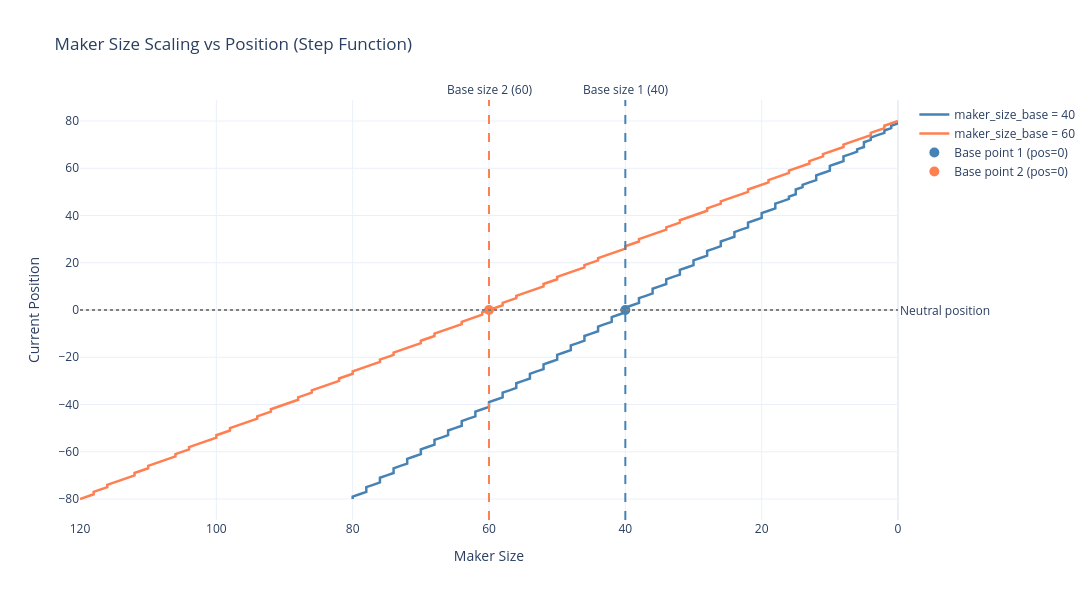

Notebook code for this chart:
### Code cell
import plotly.graph_objects as go
import numpy as np

def plot_maker_size_scaling_plotly(maker_size_base: int = 40, maker_size_base2: int = None, position_limit: int = 80):
    """
    Plot how maker_size scales with position (step function with interactive hover).
    Compare two different maker_size_base values.
    
    Args:
        maker_size_base: The first base maker size (default from params)
        maker_size_base2: The second base maker size for comparison (optional)
        position_limit: Your position limit (e.g., 80)
    """
    # Generate integer positions from -limit to +limit
    positions = np.arange(-position_limit, position_limit + 1, 1)
    
    # Calculate maker_size for each position: maker_size_base * (1 - position/limit)
    maker_sizes = maker_size_base * (1 - positions / position_limit)
    maker_sizes_int = np.round(maker_sizes).astype(int)
    
    # Create the plot
    fig = go.Figure()
    
    # Add first curve
    fig.add_trace(go.Scatter(
        x=maker_sizes_int,
        y=positions,
        mode='lines',
        line=dict(color='steelblue', width=2.5),
        name=f'maker_size_base = {maker_size_base}',
        hovertemplate='<b>Position:</b> %{y}<br><b>Maker Size:</b> %{x}<extra></extra>'
    ))
    
    # Add second curve if provided
    if maker_size_base2 is not None:
        maker_sizes2 = maker_size_base2 * (1 - positions / position_limit)
        maker_sizes_int2 = np.round(maker_sizes2).astype(int)
        
        fig.add_trace(go.Scatter(
            x=maker_sizes_int2,
            y=positions,
            mode='lines',
            line=dict(color='coral', width=2.5),
            name=f'maker_size_base = {maker_size_base2}',
            hovertemplate='<b>Position:</b> %{y}<br><b>Maker Size:</b> %{x}<extra></extra>'
        ))
    
    # Add base size reference lines
    fig.add_vline(
        x=maker_size_base,
        line_dash="dash",
        line_color="steelblue",
        annotation_text=f"Base size 1 ({maker_size_base})",
        annotation_position="top"
    )
    
    if maker_size_base2 is not None:
        fig.add_vline(
            x=maker_size_base2,
            line_dash="dash",
            line_color="coral",
            annotation_text=f"Base size 2 ({maker_size_base2})",
            annotation_position="top"
        )
    
    # Add neutral position reference line
    fig.add_hline(
        y=0,
        line_dash="dot",
        line_color="gray",
        annotation_text="Neutral position",
        annotation_position="right"
    )
    
    # Add base point markers
    fig.add_trace(go.Scatter(
        x=[maker_size_base],
        y=[0],
        mode='markers',
        marker=dict(color='steelblue', size=10),
        name=f'Base point 1 (pos=0)',
        hovertemplate='<b>Position:</b> 0<br><b>Maker Size:</b> ' + str(maker_size_base) + '<extra></extra>'
    ))
    
    if maker_size_base2 is not None:
        fig.add_trace(go.Scatter(
            x=[maker_size_base2],
            y=[0],
            mode='markers',
            marker=dict(color='coral', size=10),
            name=f'Base point 2 (pos=0)',
            hovertemplate='<b>Position:</b> 0<br><b>Maker Size:</b> ' + str(maker_size_base2) + '<extra></extra>'
        ))
    
    # Update layout
    fig.update_layout(
        title='Maker Size Scaling vs Position (Step Function)',
        xaxis_title='Maker Size',
        yaxis_title='Current Position',
        hovermode='closest',
        template='plotly_white',
        width=1200,
        height=600,
        xaxis=dict(autorange='reversed'),
        showlegend=True,
    )
    
    fig.show()

# Call it with your actual parameters
plot_maker_size_scaling_plotly(maker_size_base=40, maker_size_base2=60, position_limit=80)

### Figure 1 — Plotly figure (JSON) as saved in the notebook; plotly's stock layout.template omitted (floating-point values rounded to 4 significant figures; data arrays with more than 128 entries replaced by an {"elided": "..."} marker saying what was removed)
{"data": [{"hovertemplate": "<b>Position:</b> %{y}<br><b>Maker Size:</b> %{x}<extra></extra>", "line": {"color": "steelblue", "width": 2.5}, "mode": "lines", "name": "maker_size_base = 40", "type": "scatter", "x": {"elided": "161 int values"}, "y": {"elided": "161 int values"}}, {"hovertemplate": "<b>Position:</b> %{y}<br><b>Maker Size:</b> %{x}<extra></extra>", "line": {"color": "coral", "width": 2.5}, "mode": "lines", "name": "maker_size_base = 60", "type": "scatter", "x": {"elided": "161 int values"}, "y": {"elided": "161 int values"}}, {"hovertemplate": "<b>Position:</b> 0<br><b>Maker Size:</b> 40<extra></extra>", "marker": {"color": "steelblue", "size": 10}, "mode": "markers", "name": "Base point 1 (pos=0)", "type": "scatter", "x": [40], "y": [0]}, {"hovertemplate": "<b>Position:</b> 0<br><b>Maker Size:</b> 60<extra></extra>", "marker": {"color": "coral", "size": 10}, "mode": "markers", "name": "Base point 2 (pos=0)", "type": "scatter", "x": [60], "y": [0]}], "layout": {"annotations": [{"showarrow": false, "text": "Base size 1 (40)", "x": 40, "xanchor": "center", "xref": "x", "y": 1, "yanchor": "bottom", "yref": "y domain"}, {"showarrow": false, "text": "Base size 2 (60)", "x": 60, "xanchor": "center", "xref": "x", "y": 1, "yanchor": "bottom", "yref": "y domain"}, {"showarrow": false, "text": "Neutral position", "x": 1, "xanchor": "left", "xref": "x domain", "y": 0, "yanchor": "middle", "yref": "y"}], "height": 600, "hovermode": "closest", "shapes": [{"line": {"color": "steelblue", "dash": "dash"}, "type": "line", "x0": 40, "x1": 40, "xref": "x", "y0": 0, "y1": 1, "yref": "y domain"}, {"line": {"color": "coral", "dash": "dash"}, "type": "line", "x0": 60, "x1": 60, "xref": "x", "y0": 0, "y1": 1, "yref": "y domain"}, {"line": {"color": "gray", "dash": "dot"}, "type": "line", "x0": 0, "x1": 1, "xref": "x domain", "y0": 0, "y1": 0, "yref": "y"}], "showlegend": true, "title": {"text": "Maker Size Scaling vs Position (Step Function)"}, "width": 1200, "xaxis": {"autorange": "reversed", "title": {"text": "Maker Size"}}, "yaxis": {"title": {"text": "Current Position"}}}}
